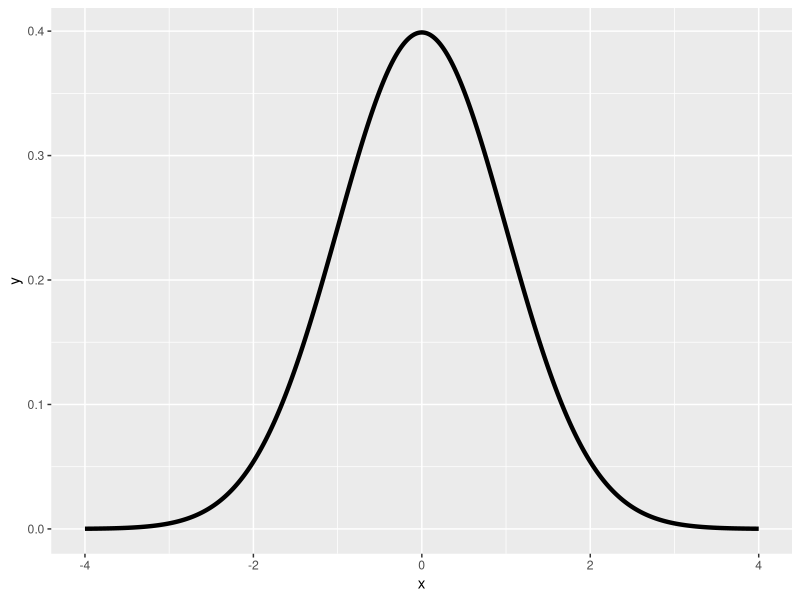

Here is the R script that generated this plot: (Note: this script raises an error after producing the figure.)
x <- seq(-4,4, length = 2000)
dat <- data.frame(x=x, y=dnorm(x))
library(ggplot2)
g <- ggplot(dat, aes(x = x, y = y)) + geom_line(size = 1.5)+scale_y_continuous(limits=c(0,max(dat$y)))
g <- g+ layer("area",mapping = aes(x=ifelse(x>qnorm(.99),x,NA)),
            geom_params=list(fill="red",alpha=.5)) 
g <- g + geom_line(x=2.0,size=1.5,colour="blue")
print(g)

